Frame 1 (no input): blank canvas, image omitted
Frame 60 (no input): blank canvas, image omitted
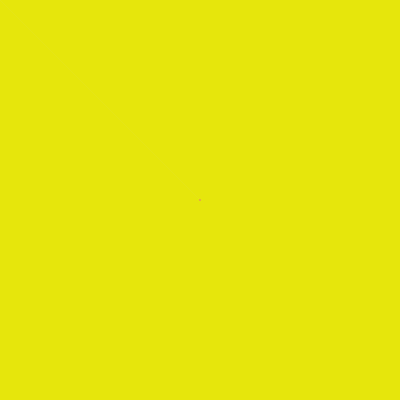
Frame 120 (the mouse pressed at the canvas centre since frame 60)

The p5.js sketch whose frames 1 and 60 were blank and that drew this single picture after the mouse press (run headless with seeded random() and noise() and a simulated clock; from frame 60 on, the mouse is pressed at the canvas centre):

// p5.js sketch
// ── sketch.js
function setup() {
  createCanvas(400, 400);
}

function draw() {
  background(220,220,20,20);
  line(mouseX,mouseY,pmouseX,pmouseY);
  stroke(220,10,200,40);
}
